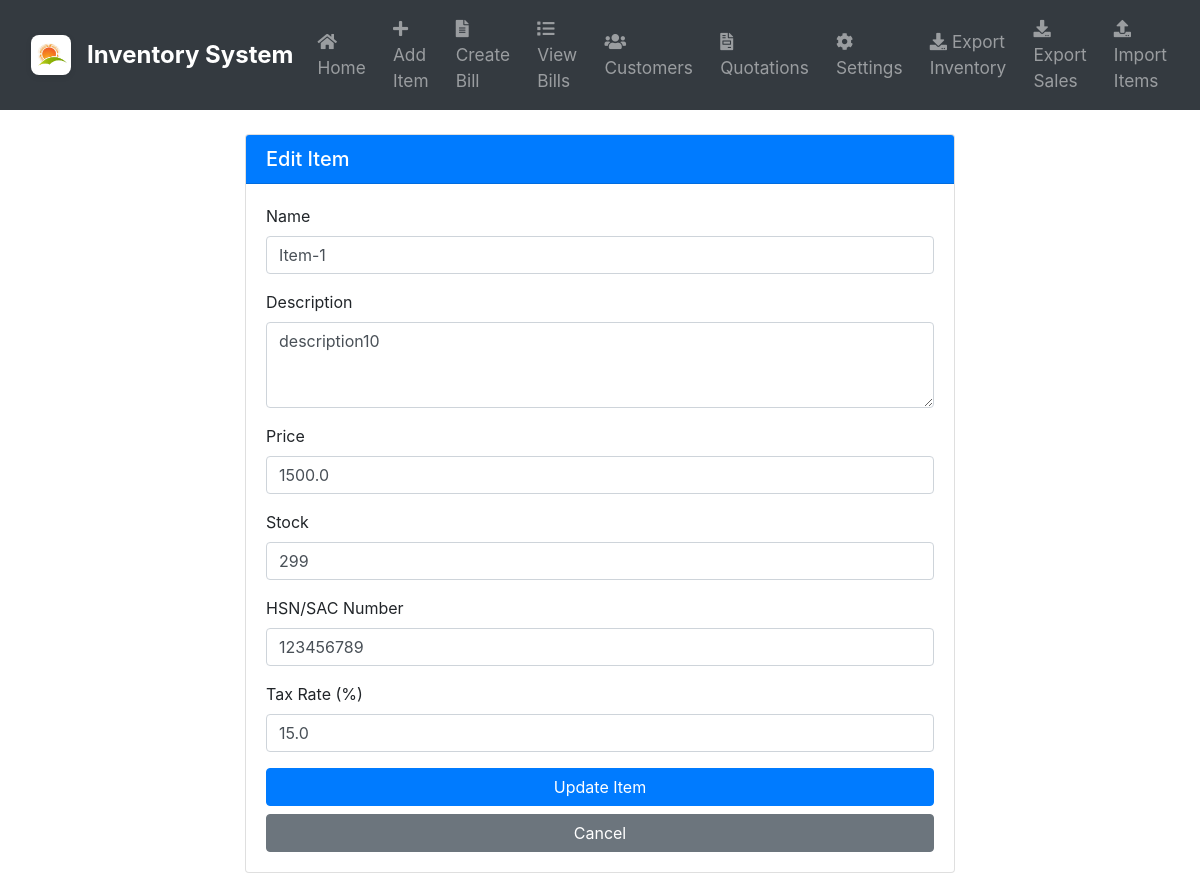
The app's page /edit_item/1 with its own data.
### app.py (models this page shows)
class Item(db.Model):
    id = db.Column(db.Integer, primary_key=True)
    name = db.Column(db.String(100), nullable=False)
    description = db.Column(db.String(200))
    price = db.Column(db.Float, nullable=False)
    stock = db.Column(db.Integer, nullable=False)
    hsn_sac_number = db.Column(db.String(20), nullable=True)
    tax_rate = db.Column(db.Float, nullable=True, default=0.0)
    created_at = db.Column(db.DateTime, default=datetime.utcnow)

### app.py (the view, shortened to what this page needs)
@app.route('/edit_item/<int:id>', methods=['GET', 'POST'])
def edit_item(id):
    item = Item.query.get(id)
    if not item:
        flash('Item not found.', 'error')
        return redirect(url_for('index'))
    return render_template('edit_item.html', item=item)

### templates/edit_item.html
{% extends "base.html" %}
{% block content %}
<div class="container">
    <div class="row">
        <div class="col-md-8 offset-md-2">
            <div class="card">
                <div class="card-header bg-primary text-white">
                    <h5 class="mb-0">Edit Item</h5>
                </div>
                <div class="card-body">
                    <form method="POST">
                        <div class="mb-3">
                            <label for="name" class="form-label">Name</label>
                            <input type="text" class="form-control" id="name" name="name" value="{{ item.name }}" required>
                        </div>
                        <div class="mb-3">
                            <label for="description" class="form-label">Description</label>
                            <textarea class="form-control" id="description" name="description" rows="3">{{ item.description }}</textarea>
                        </div>
                        <div class="mb-3">
                            <label for="price" class="form-label">Price</label>
                            <input type="number" step="0.01" class="form-control" id="price" name="price" value="{{ item.price }}" required>
                        </div>
                        <div class="mb-3">
                            <label for="stock" class="form-label">Stock</label>
                            <input type="number" class="form-control" id="stock" name="stock" value="{{ item.stock }}" required>
                        </div>
                        <div class="mb-3">
                            <label for="hsn_sac_number" class="form-label">HSN/SAC Number</label>
                            <input type="text" class="form-control" id="hsn_sac_number" name="hsn_sac_number" value="{{ item.hsn_sac_number or '' }}">
                        </div>
                        <div class="mb-3">
                            <label for="tax_rate" class="form-label">Tax Rate (%)</label>
                            <input type="number" step="0.01" class="form-control" id="tax_rate" name="tax_rate" value="{{ item.tax_rate or 0 }}">
                        </div>
                        <div class="d-grid gap-2">
                            <button type="submit" class="btn btn-primary">Update Item</button>
                            <a href="{{ url_for('index') }}" class="btn btn-secondary">Cancel</a>
                        </div>
                    </form>
                </div>
            </div>
        </div>
    </div>
</div>
{% endblock %}

### records on screen
Item: name "Item-1", description "description10", price "1500.0", stock "299", hsn_sac_number "123456789", tax_rate "15.0"
